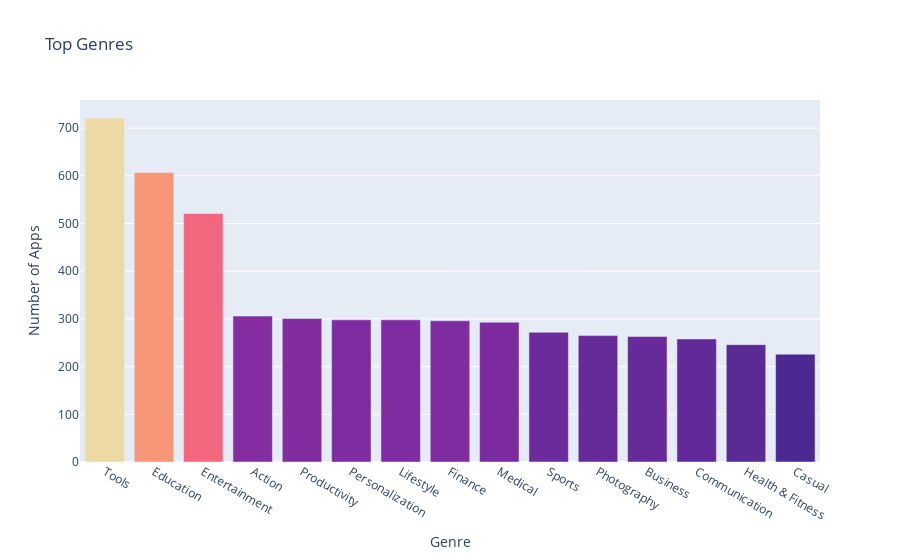

Notebook code cell kept with this figure:
### Markdown cell above
**Challenge**: Can you create this chart with the Series containing the genre data? 

<img src=https://imgur.com/DbcoQli.png width=400>

Try experimenting with the built in colour scales in Plotly. You can find a full list [here](https://plotly.com/python/builtin-colorscales/). 

* Find a way to set the colour scale using the `color_continuous_scale` parameter. 
* Find a way to make the color axis disappear by using `coloraxis_showscale`.

### Method 1: Bar plot

### Code cell
# method two: 
num_genres = stack.value_counts()
bar = px.bar(x = num_genres.index[:15], # index = category name
             y = num_genres.values[:15], # count
             title='Top Genres',
             hover_name=num_genres.index[:15],
             color=num_genres.values[:15],
             color_continuous_scale='Agsunset')
 
bar.update_layout(xaxis_title='Genre',
yaxis_title='Number of Apps',
coloraxis_showscale=False)
 
bar.show()

### Figure 1 — Plotly figure (JSON) as saved in the notebook; plotly's stock layout.template omitted (floating-point values rounded to 4 significant figures)
{"data": [{"hovertemplate": "<b>%{hovertext}</b><br><br>x=%{x}<br>y=%{y}<br>color=%{marker.color}<extra></extra>", "hovertext": ["Tools", "Education", "Entertainment", "Action", "Productivity", "Personalization", "Lifestyle", "Finance", "Medical", "Sports", "Photography", "Business", "Communication", "Health & Fitness", "Casual"], "legendgroup": "", "marker": {"color": [721, 607, 521, 306, 301, 298, 298, 296, 293, 272, 265, 263, 258, 246, 226], "coloraxis": "coloraxis", "pattern": {"shape": ""}}, "name": "", "orientation": "v", "showlegend": false, "textposition": "auto", "type": "bar", "x": ["Tools", "Education", "Entertainment", "Action", "Productivity", "Personalization", "Lifestyle", "Finance", "Medical", "Sports", "Photography", "Business", "Communication", "Health & Fitness", "Casual"], "xaxis": "x", "y": [721, 607, 521, 306, 301, 298, 298, 296, 293, 272, 265, 263, 258, 246, 226], "yaxis": "y"}], "layout": {"barmode": "relative", "coloraxis": {"colorbar": {"title": {"text": "color"}}, "colorscale": [[0, "rgb(75, 41, 145)"], [0.1667, "rgb(135, 44, 162)"], [0.3333, "rgb(192, 54, 157)"], [0.5, "rgb(234, 79, 136)"], [0.6667, "rgb(250, 120, 118)"], [0.8333, "rgb(246, 169, 122)"], [1, "rgb(237, 217, 163)"]], "showscale": false}, "legend": {"tracegroupgap": 0}, "title": {"text": "Top Genres"}, "xaxis": {"anchor": "y", "domain": [0, 1], "title": {"text": "Genre"}}, "yaxis": {"anchor": "x", "domain": [0, 1], "title": {"text": "Number of Apps"}}}}
